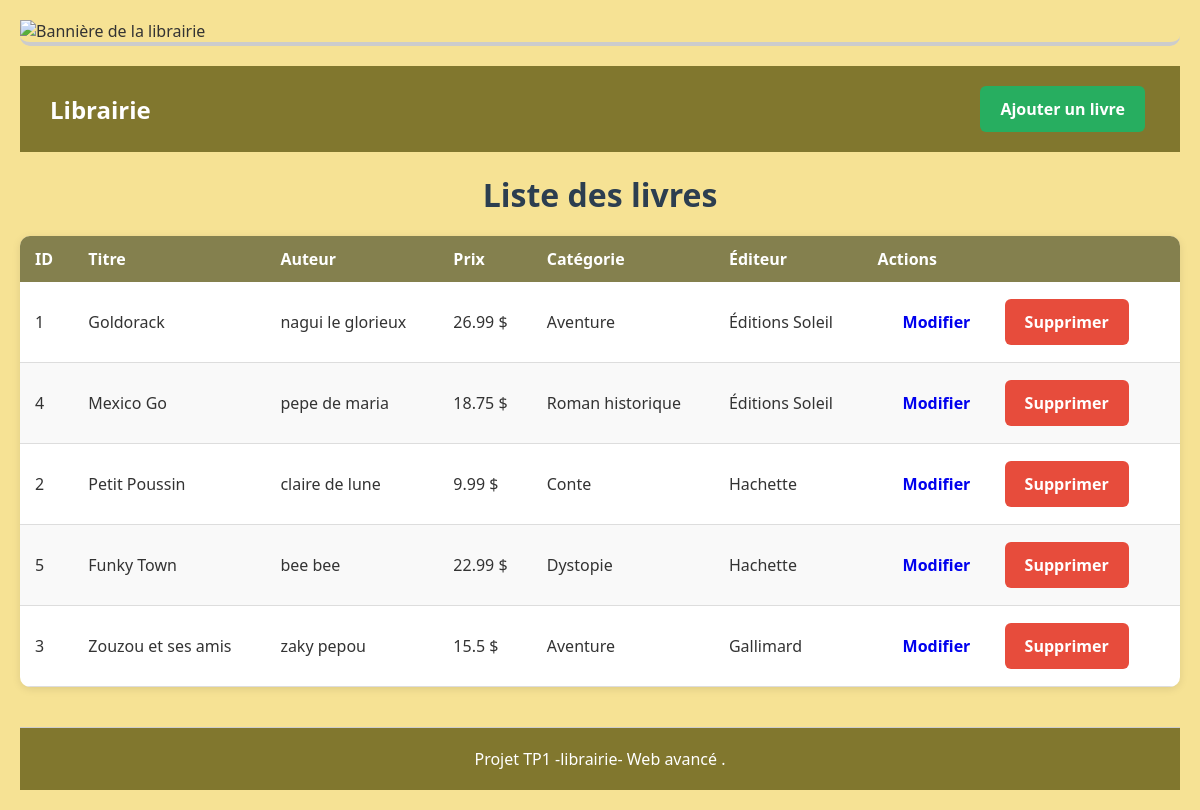
The page / on the database its author committed.
### tables this page shows
CREATE TABLE livre (
    id INT AUTO_INCREMENT PRIMARY KEY,
    titre VARCHAR(100) NOT NULL,
    auteur VARCHAR(100),
    description TEXT,
    nombre_page INT,
    prix DOUBLE,
    edition INT,
    categorie_id INT,
    editeur_id INT,
    FOREIGN KEY (categorie_id) REFERENCES categorie(id),
    FOREIGN KEY (editeur_id) REFERENCES editeur(id)
);

CREATE TABLE categorie (
    id INT AUTO_INCREMENT PRIMARY KEY,
    nom VARCHAR(100) NOT NULL
);

CREATE TABLE editeur (
    id INT AUTO_INCREMENT PRIMARY KEY,
    nom VARCHAR(100) NOT NULL
);

### Classe/Livre.php (called while the page is built, shortened)
<?php
class Livre extends Database {
    public function getWithDetails() {
        $sql = "SELECT livre.id, livre.titre, livre.auteur, livre.prix,
                       categorie.nom AS categorie,
                       editeur.nom AS editeur
                FROM livre
                JOIN categorie ON livre.categorie_id = categorie.id
                JOIN editeur ON livre.editeur_id = editeur.id";
        $stmt = $this->query($sql);
        return $stmt->fetchAll();
    }
}

### public/index.php (the view, shortened to what this page needs)
<?php
require_once("../Classe/Livre.php");
$livre = new Livre();
$livres = $livre->getWithDetails();
?>
<!DOCTYPE html>
<html lang="fr">
<head>
    <link rel="stylesheet" href="style.css">
</head>
<body>
<div class="banner">
    <img src="images/banner.jpg" alt="Bannière de la librairie">
</div>
<div class="navbar">
    <h2>Librairie</h2>
    <ul>
        <li><a href="ajouter.php" class="btn add">Ajouter un livre</a></li>
    </ul>
</div>
<h1>Liste des livres</h1>
<table>
    <thead>
        <tr>
            <th>ID</th>
            <th>Titre</th>
            <th>Auteur</th>
            <th>Prix</th>
            <th>Catégorie</th>
            <th>Éditeur</th>
            <th>Actions</th>
        </tr>
    </thead>
    <tbody>
        <?php foreach ($livres as $l): ?>
            <tr>
                <td><?= $l['id'] ?></td>
                <td><?= $l['titre'] ?></td>
                <td><?= $l['auteur'] ?></td>
                <td><?= $l['prix'] ?> $</td>
                <td><?= $l['categorie'] ?></td>
                <td><?= $l['editeur'] ?></td>
                <td>
                    <a class="btn" href="modifier.php?id=<?= $l['id'] ?>">Modifier</a>
                    <a class="btn delete" href="supprimer.php?id=<?= $l['id'] ?>" onclick="return confirm('Supprimer ce livre ?')">Supprimer</a>
                </td>
            </tr>
        <?php endforeach; ?>
    </tbody>
</table>
<footer>
    Projet TP1 -librairie- Web avancé .
</footer>
</body>
</html>

### public/style.css (style rules this page uses)
body { font-family: 'Segoe UI', Tahoma, Geneva, Verdana, sans-serif; background-color: #f6e294; color: #333; margin: 0; padding: 20px; }
.banner { width: 100%; overflow: hidden; margin-bottom: 20px; }
.banner img { width: 100%; height: auto; display: block; object-fit: cover; max-height: 300px; border-radius: 4px; }
.navbar { background-color: #524c05b4; color: white; display: flex; justify-content: space-between; align-items: center; padding: 15px 30px; }
.navbar h2 { margin: 0; }
.navbar ul { list-style: none; display: flex; gap: 15px; margin: 0; padding: 0; }
.navbar a { color: white; text-decoration: none; font-weight: bold; }
h1 { text-align: center; margin-bottom: 20px; color: #2c3e50; }
table { width: 100%; border-collapse: collapse; background: white; box-shadow: 0 2px 8px rgba(0, 0, 0, 0.1); border-radius: 10px; overflow: hidden; }
th { background-color:#524c05b4; color: white; padding: 12px 15px; text-align: left; }
td { padding: 12px 15px; border-bottom: 1px solid #ddd; }
tr:nth-child(even) { background-color: #f9f9f9; }
.btn { display: inline-block; padding: 12px 20px; text-decoration: none; border-radius: 6px; font-weight: bold; transition: background 0.3s ease; margin: 5px; }
.btn.add { background-color: #27ae60; color: white; }
.btn.delete { background-color: #e74c3c; color: white; }
footer { text-align: center; margin-top: 40px; padding: 20px; background-color: #524c05b4; color: white; border-top: 1px solid #ccc; }
.banner img { width: 100%; max-height: 250px; object-fit: cover; border-bottom: 4px solid #ccc; border-radius: 0 0 10px 10px; }

### rows shown on the page
livre: id "1", titre "Goldorack", auteur "nagui le glorieux", prix "26.99", categorie.nom "Aventure", editeur.nom "Éditions Soleil"
livre: id "4", titre "Mexico Go", auteur "pepe de maria", prix "18.75", categorie.nom "Roman historique", editeur.nom "Éditions Soleil"
livre: id "2", titre "Petit Poussin", auteur "claire de lune", prix "9.99", categorie.nom "Conte", editeur.nom "Hachette"
livre: id "5", titre "Funky Town", auteur "bee bee", prix "22.99", categorie.nom "Dystopie", editeur.nom "Hachette"
livre: id "3", titre "Zouzou et ses amis", auteur "zaky pepou", prix "15.5", categorie.nom "Aventure", editeur.nom "Gallimard"
